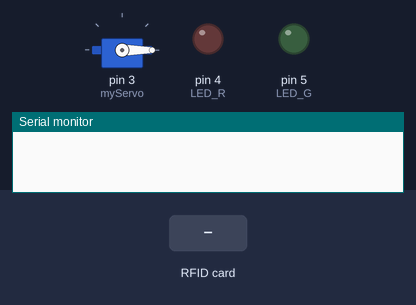
Bench run of a sketch on a simulated Arduino Uno, built with avr-gcc and run on an emulated ATmega328P. On the bench: servo, output pins drawn as LEDs (lit = HIGH), the last lines printed to the serial monitor. Inputs (shaded band) come from the test bench. Pins used as bus, display or sensor lines are not drawn.

Above: at 1.2 s.
1.3 s: RFID card 43 A6 9F 95 held to the reader
At 2.1 s:
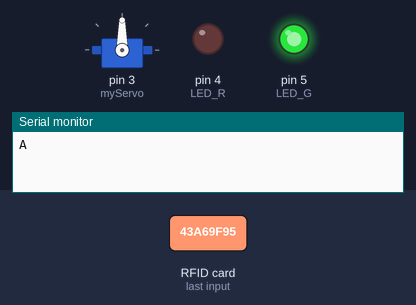
Timing chart, 0 to 8.3 s (numbered marks = the images above; inputs shaded):
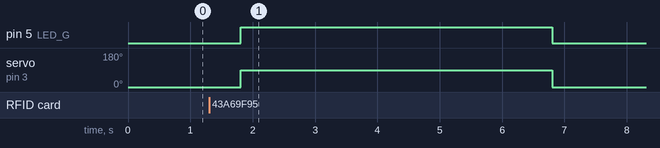

The sketch:

rfid_servo.ino
```cpp
#include <SPI.h>
#include <MFRC522.h>
#include <Servo.h>

#define SS_PIN 10
#define RST_PIN 9
#define LED_G 5
#define LED_R 4
MFRC522 mfrc522(SS_PIN, RST_PIN);
Servo myServo;

void setup()
{
  Serial.begin(9600);
  SPI.begin();
  mfrc522.PCD_Init();
  myServo.attach(3);
  myServo.write(0);
  pinMode(LED_G, OUTPUT);
  pinMode(LED_R, OUTPUT);
}
void loop()
{
  if ( ! mfrc522.PICC_IsNewCardPresent())
  {
    return;
  }
  if ( ! mfrc522.PICC_ReadCardSerial())
  {
    return;
  }
  String content= "";
  byte letter;
  for (byte i = 0; i < mfrc522.uid.size; i++)
  {
     content.concat(String(mfrc522.uid.uidByte[i] < 0x10 ? " 0" : " "));
     content.concat(String(mfrc522.uid.uidByte[i], HEX));
  }
  content.toUpperCase();
  if (content.substring(1) == "43 A6 9F 95")
  {
    Serial.println("A");
    delay(500);
    digitalWrite(LED_G, HIGH);
    myServo.write(90);
    delay(5000);
    myServo.write(0);
    digitalWrite(LED_G, LOW);
  }
  else   {
    Serial.println("D");
    digitalWrite(LED_R, HIGH);
    delay(1000);
    digitalWrite(LED_R, LOW);
  }
}
```

Measured:
- after the input at 1.3 s, pin 5 (LED_G): LOW → HIGH after 0.51 s, → LOW 5.0 s later; servo on pin 3 (myServo): 0° → 90° after 0.51 s, → 0° 5.0 s later
